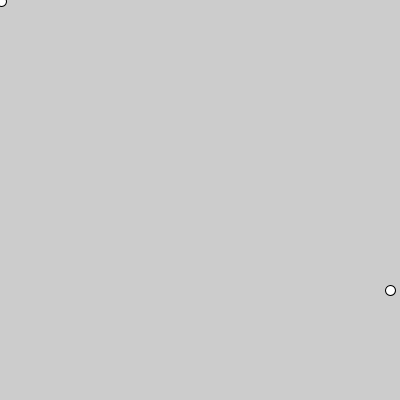
Frame 1 (no input)
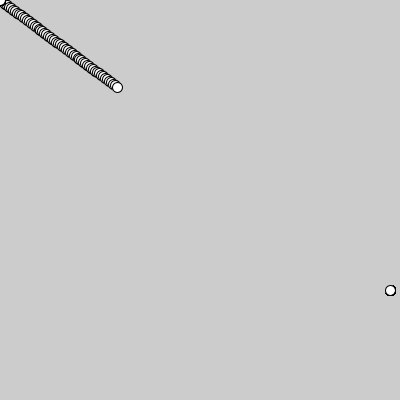
Frame 60 (the mouse pressed at the canvas centre just before this capture)
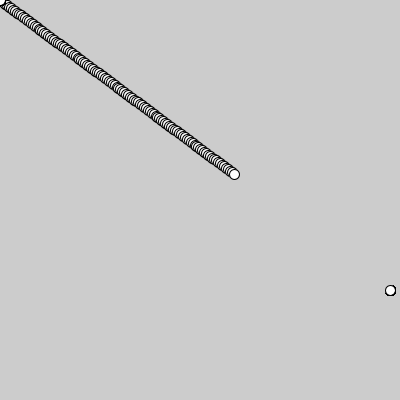
Frame 120 (the mouse held since frame 60 and released just before this capture)

The Processing sketch that drew these frames (run headless with seeded random() and noise(); from frame 60 on, the mouse is pressed at the canvas centre):

// Processing sketch: week03_06
// ── week03_06.pde
void setup(){
  size(400,400);
}
float startX = 0, startY = 0;
float stopX = 390,stopY = 290;
void draw(){
 ellipse(startX,startY,10,10);
 ellipse(stopX,stopY,10,10);
 //lerp()可以做內插 要給他 0.0-1.0 之間的數
 float midX = lerp(startX,stopX,frameCount / 200.0);
 float midY = lerp(startY,stopY,frameCount / 200.0);
 //frameCount 是 第幾個frame 1小時=60分 1分=60秒 1秒=60 frame
 ellipse(midX,midY,10,10);
}
